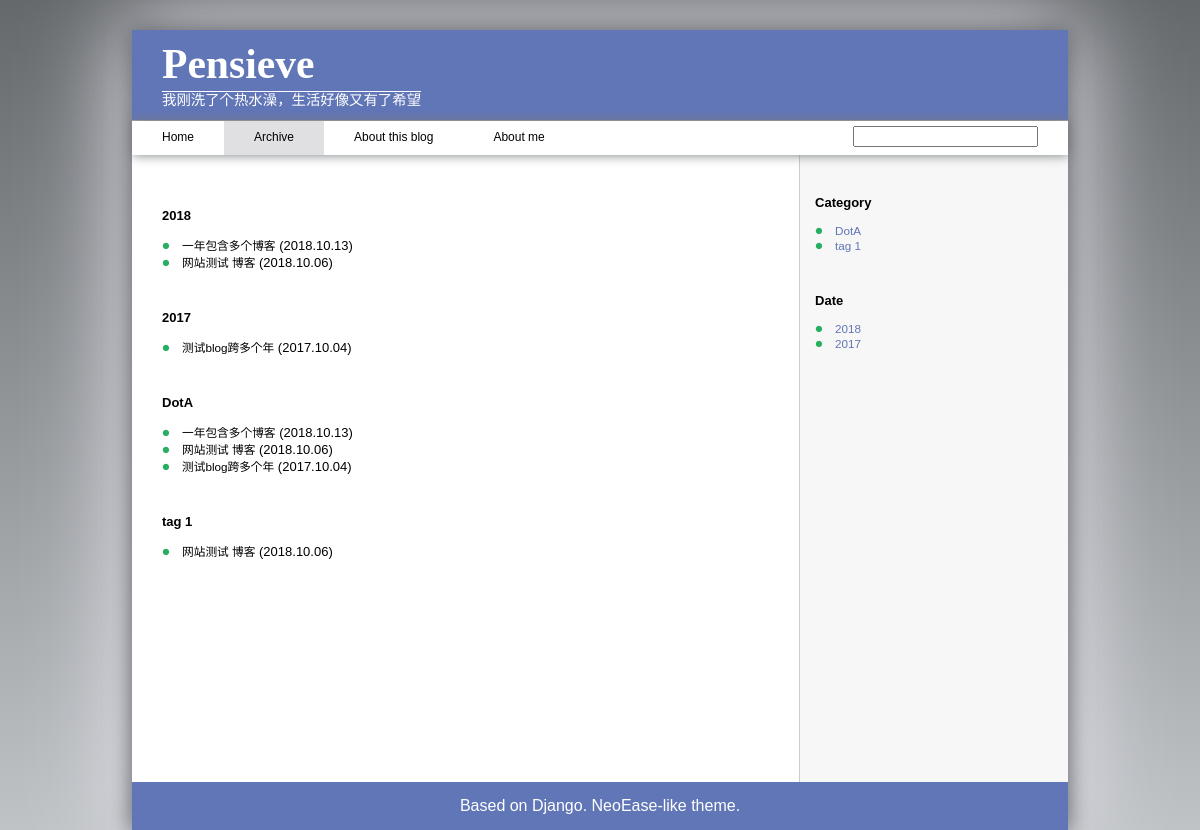
Page /blog/archive/ on the earlier database version.
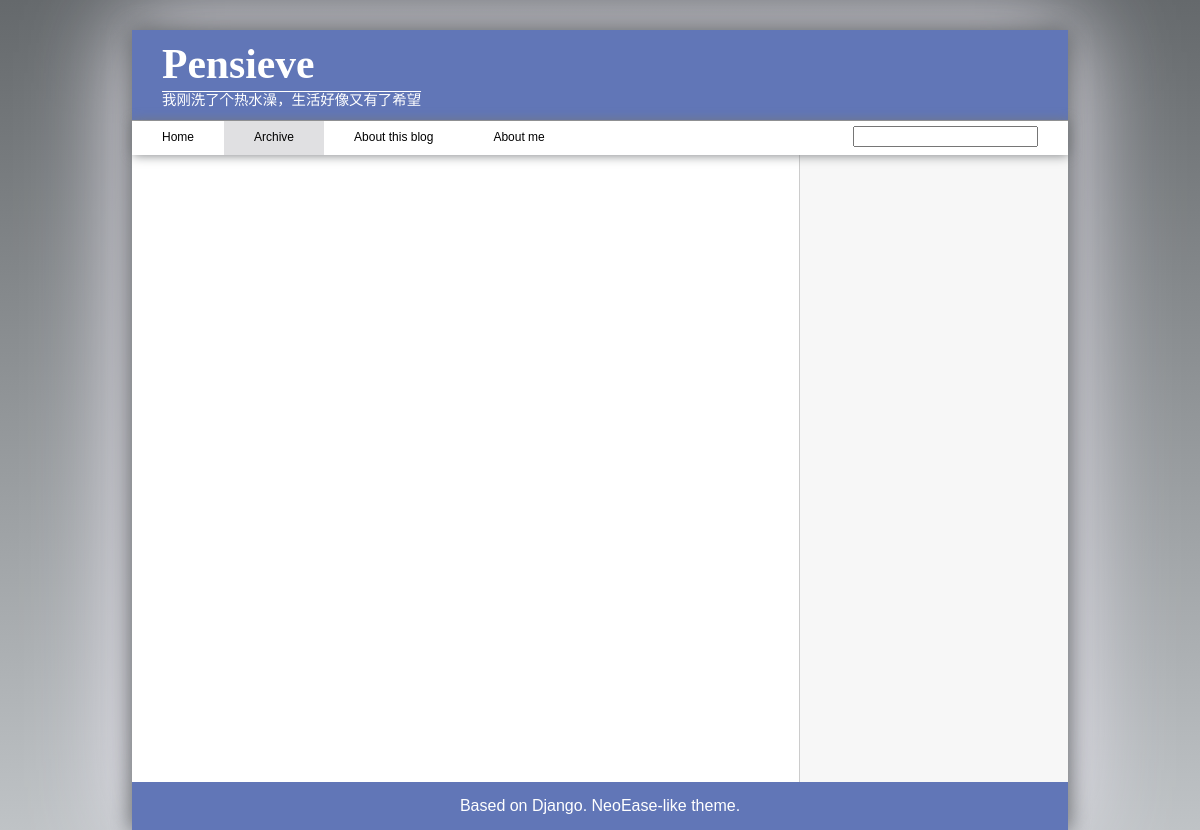
Same page on the later database version.
### blog/models.py (models this page shows, shortened)
class Blog(models.Model):
    blog_author = models.ForeignKey(BlogAuthor, on_delete=models.PROTECT, default=1)
    post_date = models.DateField(default=date.today)
    tags = models.ManyToManyField(Tag)
    title = models.CharField(max_length=50)
    slug = models.CharField(max_length=50, unique_for_date="post_date")
    content = models.TextField()
    class Meta:
        ordering = ['-post_date']
    def get_absolute_url(self):
        return reverse(
            'blog-detail',
            kwargs={
                'year': self.post_date.year,
                'month': self.post_date.month,
                'day': self.post_date.day,
                'slug': self.slug
            }
        )

class Tag(models.Model):
    tag = models.CharField(max_length=20, help_text="Define a tag.")

### blog/views.py (the view)
# urls.py: path('archive/', views.BlogArchiveView.as_view(), name='archive'),
class BlogArchiveView(ArchiveIndexView):
    allow_empty = True
    date_field = "post_date"
    model = Blog
    def get_context_data(self, **kwargs):
        context = super().get_context_data(**kwargs)
        object_dict_sorted_by_year = {}
        for date in context['date_list']:
            year = date.year
            object_dict_sorted_by_year[year] = Blog.objects.filter(post_date__year=year)
        ordered_object_dict_sorted_by_year = collections.OrderedDict(sorted(object_dict_sorted_by_year.items(), reverse=True))
        context['object_dict_sorted_by_year'] = ordered_object_dict_sorted_by_year
        object_dict_sorted_by_tag = {}
        for tag in Tag.objects.all():
            related_objects = tag.blog_set.all()
            if related_objects:
                object_dict_sorted_by_tag[tag.tag] = related_objects
        ordered_object_dict_sorted_by_tag = collections.OrderedDict(sorted(object_dict_sorted_by_tag.items()))
        context['object_dict_sorted_by_tag'] = ordered_object_dict_sorted_by_tag
        return context

### blog/templatetags/sidebar.py (called while the page is built)
@register.simple_tag
def sidebar_context():
    blog_list = Blog.objects.all()
    date_list = Blog.objects.dates('post_date', 'year', 'DESC')
    tag_list = Tag.objects.exclude(blog__isnull=True).order_by('tag')
    context = {
        'blog_list': blog_list,
        'date_list': date_list,
        'tag_list': tag_list,
    }
    return context

### blog/templates/blog/blog_archive.html
{% extends "base_generic.html" %}
{% block content %}
<div id="archive-container">
  <section id="blog-list-year">
    {% for year, blog_list in object_dict_sorted_by_year.items %}
      <p class="archive-title">{{ year }}
      <ul class="archive-list">
        {% for blog in blog_list %}
          <li><a class="theme-text-color blog-title" href="{{ blog.get_absolute_url }}">{{ blog.title }}</a> ({{ blog.post_date|date:"Y.m.d"}})
        {% endfor %}
      </ul>
    {% endfor %}
  </section>
  <section id="blog-list-tag">
    {% for tag, blog_list in object_dict_sorted_by_tag.items %}
      <p class="archive-title">{{ tag }}
      <ul class="archive-list">
        {% for blog in blog_list %}
          <li><a class="theme-text-color blog-title" href="{{ blog.get_absolute_url }}">{{ blog.title }}</a> ({{ blog.post_date|date:"Y.m.d"}})
        {% endfor %}
      </ul>
    {% endfor %}
  </section>
</div>
{% endblock %}

### blog/templates/base_generic.html (shortened to what this page needs)
<!DOCTYPE html>
<html lang="en">
  <head>
    {% load static %}
    <link rel="stylesheet" href="{% static 'blog/css/styles.css' %}">
  </head>
  <body>
    <header class="theme-background">
      <p id="site-name"><a class="theme-text-color header" href="{% url 'index' %}">Pensieve</a></p>
      <p id="slogan" class="theme-text-color header">我刚洗了个热水澡，生活好像又有了希望</p>
    </header>
    <nav class="main-nav">
      <ul>
        <li><a href="{% url 'index' %}" {% if request.path == "/blog/" %}class="active"{% endif %}>Home</a>
        <li><a href="{% url 'archive' %}" {% if request.path == "/blog/archive/" %}class="active"{% endif %}>Archive</a>
        <li><a href="{% url 'about-this-blog' %}" {% if request.path == "/blog/about-this-blog" %}class="active"{% endif %}>About this blog</a>
        <li><a href="{% url 'about-me' %}" {% if request.path == "/blog/about-me" %}class="active"{% endif %}>About me</a>
      </ul>
      <form action="">
        <input id="search">
      </form>
    </nav>
    <main>
      <section id="main-content">
        {% block content %}{% endblock %}
      </section>
      {% block sidebar %}
        <section id="sidebar">
          {% load sidebar %}
          {% sidebar_context as context %}
          {% if context.blog_list %}
            <div class="category">
              <p>Category</p>
              <ul>
                {% for category in context.tag_list %}
                <li><a class="theme-text-color archive" href="{% url 'blog-tag-archive' category.tag %}">{{ category.tag }}</a>
                {% endfor %}
              </ul>
            </div>
            <div class="date">
              <p>Date</p>
              <ul>
                {% for date in context.date_list %}
                <li><a class="theme-text-color archive" href="{% url 'blog-year-archive' date.year %}">{{ date|date:"Y" }}</a>
                {% endfor %}
              </ul>
            </div>
          {% endif %}
        </section>
      {% endblock %}
    </main>
    <footer class="theme-background theme-text-color footer">
      Based on Django. NeoEase-like theme.
    </footer>

Differences in the rows shown:
removed Blog: title "一年包含多个博客", post_date "2018.10.13"
removed Blog: title "网站测试 博客", post_date "2018.10.06"
removed Blog: title "测试blog跨多个年", post_date "2017.10.04"
no longer on this page (row unchanged): Tag: object_dict_sorted_by_tag "DotA", tag "DotA"
no longer on this page (row unchanged): Tag: object_dict_sorted_by_tag "tag 1", tag "tag 1"
Other differences:
list line gone: "2018"
list line gone: "2017"
text no longer shown: "Category Date"
